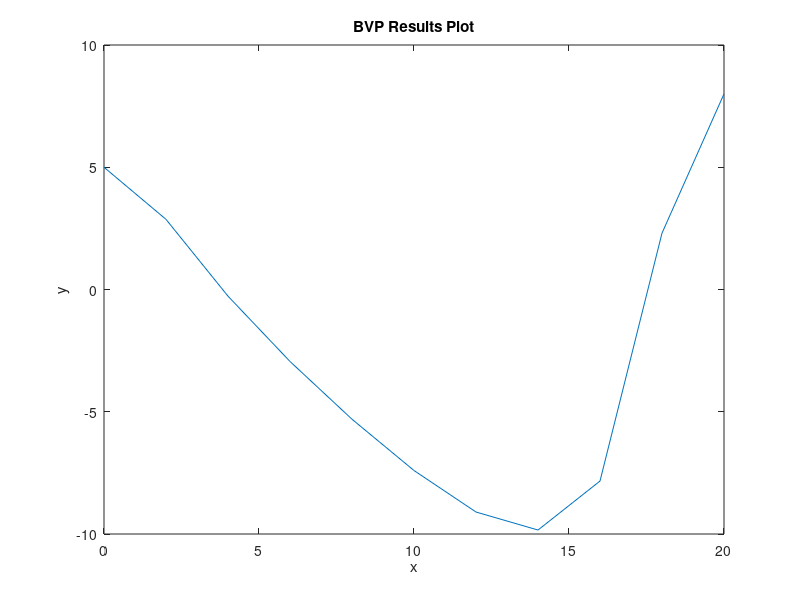

Recreate this plot in MATLAB.
h=2;
xi = 2;

%Make first matrix M
M(1,1)=(-14/h^2)-1;
M(1,2)=(7/h^2)-1/h;
for i=2:8
    M(i,i-1)=(7/h^2)+1/h;
    M(i,i)=(-14/h^2)-1;
    M(i,i+1)=(7/h^2)-1/h;
end
M(9,8)=(7/h^2)+1/h;
M(9,9)=(-14/h^2)-1;

%Make second matrix B on the other side of the equal sign (M * yi = B)
B(1)=-2-5*((7/h^2)+(1/h));
for i=2:8
    B(i)= xi + 2;
    xi = B(i);
end
B(9)=-18-8*((7/h^2)-(1/h));

%Left Matrix Divide Command to solve fot Yi
y = M\B';
Y(1) = 5;%make new matrix Y which adds the boudary conditions
for i=2:10
    Y(i) = y(i-1);
end
Y(11) = 8;

%Plot Results
X = 0:h:20;
plot(X,Y)
title('BVP Results Plot')
xlabel('x')
ylabel('y')
xlim([-inf,inf])